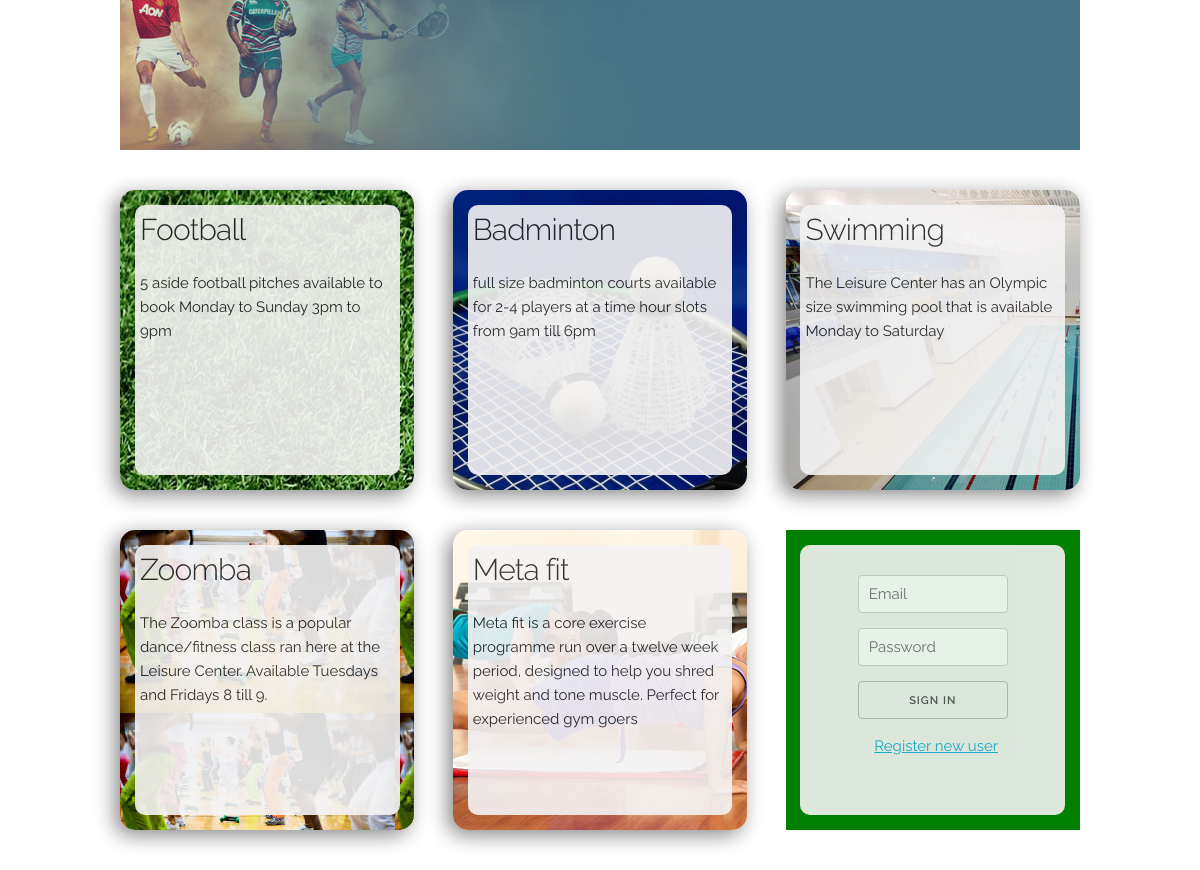
The page / on the database its author committed.
### tables this page shows
CREATE TABLE IF NOT EXISTS `facilities` (
  `id` int(11) NOT NULL AUTO_INCREMENT,
  `name` varchar(50) NOT NULL,
  `description` varchar(500) NOT NULL,
  `lrg_description` varchar(800) NOT NULL,
  `staffMember` varchar(150) NOT NULL,
  `availability` datetime NOT NULL,
  `price` int(12) NOT NULL,
  PRIMARY KEY (`id`)
);

### index.php (the view, shortened to what this page needs)
<?php
include_once 'include/functions.php';
?>
<!DOCTYPE html>
<html lang="en">
	<head>
	<link rel="stylesheet" href="css/normalize.css">
	<link rel="stylesheet" href="css/skeleton.css">
	<link rel="stylesheet" href="css/honours_project.css">
	</head>
	<body>
<div class="container">
      <div class="row">
    <div id="header_bar" class="twelve columns"></div>
  </div>
    </div>
<div class="container">
      <div class="row">
    <div id="bar_1" class="four columns">
          <div id="bar_inside">
        <div id="inside_bar">
              <?php
		$query = "SELECT id, name, description, staffMember FROM facilities WHERE id = 2";
		$honours = $connection->prepare( $query );
		$honours->execute();
		$num = $honours->rowCount();
		if($num>0){
			while ($row = $honours->fetch(PDO::FETCH_ASSOC)){
				extract($row);
					echo "<h4>{$name}</h4>";
					echo "<p>{$description}</p>";
			}
	}
	else{
		echo "No records found.";
	}
?>
            </div>
      </div>
        </div>
    <div id="bar_2" class="four columns">
          <div id="bar_inside">
        <div id="inside_bar">
              <?php
		$query = "SELECT id, name, description, staffMember FROM facilities WHERE id = 3";
		$honours = $connection->prepare( $query );
		$honours->execute();
		$num = $honours->rowCount();
		if($num>0){
			while ($row = $honours->fetch(PDO::FETCH_ASSOC)){
				extract($row);
					echo "<h4>{$name}</h4>";
					echo "<p>{$description}</p>";
			}
	}
	else{
		echo "No records found.";
	}
?>
            </div>
      </div>
        </div>
    <div id="bar_3" class="four columns">
          <div id="bar_inside">
        <div id="inside_bar">
              <?php
		$query = "SELECT id, name, description, staffMember FROM facilities WHERE id = 4";
		$honours = $connection->prepare( $query );
		$honours->execute();
		$num = $honours->rowCount();
		if($num>0){
			while ($row = $honours->fetch(PDO::FETCH_ASSOC)){
				extract($row);
					echo "<h4>{$name}</h4>";
					echo "<p>{$description}</p>";
			}
	}
	else{
		echo "No records found.";
	}
?>
            </div>
      </div>
        </div>
  </div>
    </div>
<div class="container">
      <div class="row">
    <div id="bar_4" class="four columns">
          <div id="bar_inside">
        <div id="inside_bar">
              <?php
		$query = "SELECT id, name, description, staffMember FROM facilities WHERE id = 5";
		$honours = $connection->prepare( $query );
		$honours->execute();
		$num = $honours->rowCount();
		if($num>0){
			while ($row = $honours->fetch(PDO::FETCH_ASSOC)){
				extract($row);
					echo "<h4>{$name}</h4>";
					echo "<p>{$description}</p>";
			}
	}
	else{
		echo "No records found.";
	}
?>
            </div>
      </div>
        </div>
    <div id="bar_5" class="four columns">
    <div id="bar_inside">
        <div id="inside_bar">
              <?php
		$query = "SELECT id, name, description, staffMember FROM facilities WHERE id = 6";
		$honours = $connection->prepare( $query );
		$honours->execute();
		$num = $honours->rowCount();
		if($num>0){
			while ($row = $honours->fetch(PDO::FETCH_ASSOC)){
				extract($row);
					echo "<h4>{$name}</h4>";
					echo "<p>{$description}</p>";
			}
	}
	else{
		echo "No records found.";
	}
?>
            </div>
      </div>
    </div>
    <div id="bar_6" class="four columns">
          <div id="bar_inside">
        <div id="inside_bar">
              <div id="honours-container">
            <div id="honours-main-body">
                  <form class="honours-login-form" method="POST" action=""  id="login_form" name="login">
                <div id="honours-form-container">
                      <input type="text" style="width:100%;" name="emailusername" placeholder="Email" required>
                      <input type="password" style="width:100%;" name="password" placeholder="Password" id="password" required>
                      <input type="submit"  style="width:100%;" name="login_btn" onclick="return( submitregistration());" value="Sign In"/>
                    </div>
              </form>
                  <div id="honours-register-button"><a href="register.php">Register new user</a></div>
                </div>
          </div>
            </div>
      </div>
        </div>
  </div>
    </div>
</body>
</html>

### css/skeleton.css (style rules this page uses)
.container { position: relative; width: 100%; max-width: 960px; margin: 0 auto; padding: 0 20px; box-sizing: border-box; }
.column, .columns { width: 100%; float: left; box-sizing: border-box; }
@media (min-width: 400px) { .container { width: 85%; padding: 0; } }
@media (min-width: 550px) { .container { width: 80%; } }
@media (min-width: 550px) { .column, .columns { margin-left: 4%; } }
@media (min-width: 550px) { .column:first-child, .columns:first-child { margin-left: 0; } }
@media (min-width: 550px) { .four.columns { width: 30.6666666667%; } }
@media (min-width: 550px) { .twelve.columns { width: 100%; margin-left: 0; } }
html { font-size: 62.5%; }
body { font-size: 1.5em; line-height: 1.6; font-weight: 400; font-family: "Raleway", "HelveticaNeue", "Helvetica Neue", Helvetica, Arial, sans-serif; color: #222; }
h1, h2, h3, h4, h5, h6 { margin-top: 0; margin-bottom: 2rem; font-weight: 300; }
h4 { font-size: 2.4rem; line-height: 1.35; letter-spacing: -.08rem; }
@media (min-width: 550px) { h4 { font-size: 3.0rem; } }
p { margin-top: 0; }
a { color: #1EAEDB; }
.button, button, input[type="submit"], input[type="reset"], input[type="button"] { display: inline-block; height: 38px; padding: 0 30px; color: #555; text-align: center; font-size: 11px; font-weight: 600; line-height: 38px; letter-spacing: .1rem; text-transform: uppercase; text-decoration: none; white-space: nowrap; background-color: transparent; border-radius: 4px; border: 1px solid #bbb; cursor: pointer; box-sizing: border-box; }
input[type="email"], input[type="number"], input[type="search"], input[type="text"], input[type="tel"], input[type="url"], input[type="password"], textarea, select { height: 38px; padding: 6px 10px; background-color: #fff; border: 1px solid #D1D1D1; border-radius: 4px; box-shadow: none; box-sizing: border-box; }
input[type="email"], input[type="number"], input[type="search"], input[type="text"], input[type="tel"], input[type="url"], input[type="password"], textarea { -webkit-appearance: none; -moz-appearance: none; appearance: none; }
input, textarea, select, fieldset { margin-bottom: 1.5rem; }
pre, blockquote, dl, figure, table, p, ul, ol, form { margin-bottom: 2.5rem; }
.container:after, .row:after, .u-cf { content: ""; display: table; clear: both; }

### css/honours_project.css (style rules this page uses)
#header_bar { height:150px; background-image:url(../images/header.jpg); margin-bottom:40px; }
#bar_1 { height:300px; background-image:url(../images/bar1.jpg); margin-bottom:40px; border-radius:15px; box-shadow: -5px 5px 20px #888888; }
#bar_2 { height:300px; background-image:url(../images/bar2.jpg); margin-bottom:40px; border-radius:15px; box-shadow: -5px 5px 20px #888888; }
#bar_3 { height:300px; background-image:url(../images/bar3.jpg); margin-bottom:40px; border-radius:15px; box-shadow: -5px 5px 20px #888888; }
#bar_4 { height:300px; background-image:url(../images/bar4.jpg); margin-bottom:40px; border-radius:15px; box-shadow: -5px 5px 20px #888888; }
#bar_5 { height:300px; background-image:url(../images/bar5.jpg); margin-bottom:40px; border-radius:15px; box-shadow: -5px 5px 20px #888888; }
#bar_6 { height:300px; background-color:green; margin-bottom:40px; }
#honours-form-container { width:60%; margin-left:20%; margin-top:10%; }
#honours-register-button { margin-left:27%; }
#bar_inside { background-color:#f4f3f3; opacity:0.9; width:90%; height:90%; border-radius:10px; margin-top:5%; margin-left:5%; }
#inside_bar { padding:2%; }
.honours-login-form { width:250px; margin: 0 auto 0 auto; }

### rows shown on the page
facilities: name "Football", description "5 aside football pitches available to book Monday to Sunday 3pm to 9pm"
facilities: name "Badminton", description "full size badminton courts available for 2-4 players at a time hour slots from 9am till 6pm"
facilities: name "Swimming", description "The Leisure Center has an Olympic size swimming pool that is available Monday to Saturday"
facilities: name "Zoomba", description "The Zoomba class is a popular dance/fitness class ran here at the Leisure Center. Available Tuesdays and Fridays 8 till 9."
facilities: name "Meta fit", description "Meta fit is a core exercise programme run over a twelve week period, designed to help you shred weight and tone muscle. Perfect for experienced gym goers"
